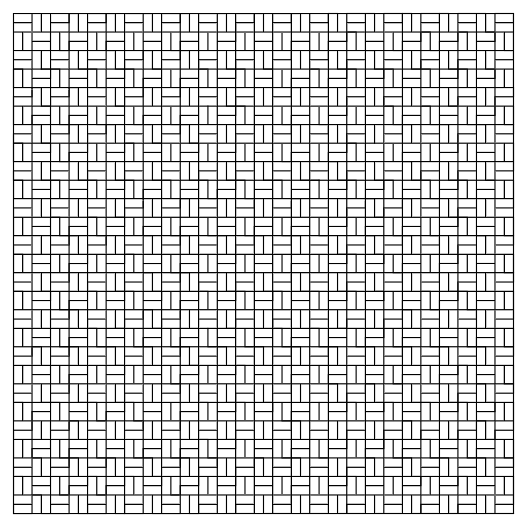

The Python source for this figure:
#!/usr/bin/env python3
# -*- coding: utf-8 -*-

import turtle
import canvasvg

def curve(length, threshold):
    if length < threshold:
        turtle.forward(length)
        turtle.right(90)
        turtle.forward(length/2)
        turtle.right(90)
        turtle.forward(length)
        turtle.left(90)
        turtle.forward(length/2)
        turtle.left(90)
        turtle.forward(length)
    else:
        length = length / 3
        curve(length, threshold)
        turtle.left(90)
        for i in range(4):
            curve(length, threshold)
            turtle.right(90)
        turtle.right(180)
        for i in range(3):
            curve(length, threshold)
            turtle.left(90)
        turtle.left(180)
        curve(length, threshold)



length = 500
for i in range(4):
    turtle.forward(length)
    turtle.right(90)
curve(500, 30)
turtle.hideturtle()
ts = turtle.getscreen().getcanvas()
canvasvg.saveall("curve.svg", ts)
